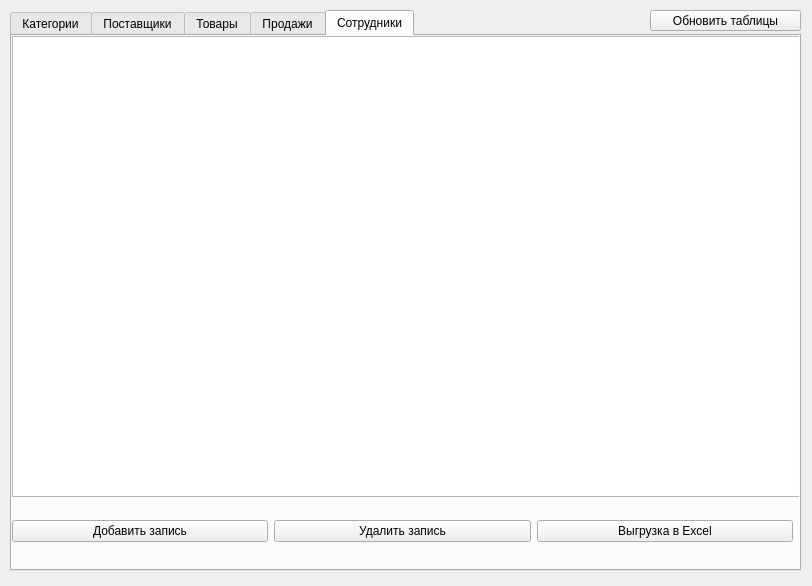
<?xml version="1.0" encoding="UTF-8"?>
<ui version="4.0">
 <class>MainWindow</class>
 <widget class="QMainWindow" name="MainWindow">
  <property name="geometry">
   <rect>
    <x>0</x>
    <y>0</y>
    <width>812</width>
    <height>586</height>
   </rect>
  </property>
  <property name="minimumSize">
   <size>
    <width>812</width>
    <height>586</height>
   </size>
  </property>
  <property name="maximumSize">
   <size>
    <width>812</width>
    <height>586</height>
   </size>
  </property>
  <property name="windowTitle">
   <string>MainWindow</string>
  </property>
  <widget class="QWidget" name="centralwidget">
   <widget class="QTabWidget" name="tabWidget">
    <property name="geometry">
     <rect>
      <x>10</x>
      <y>10</y>
      <width>791</width>
      <height>561</height>
     </rect>
    </property>
    <property name="currentIndex">
     <number>4</number>
    </property>
    <widget class="QWidget" name="tab_2">
     <attribute name="title">
      <string>Категории</string>
     </attribute>
     <widget class="QTableView" name="tableView_2">
      <property name="geometry">
       <rect>
        <x>0</x>
        <y>0</y>
        <width>791</width>
        <height>461</height>
       </rect>
      </property>
     </widget>
     <widget class="QWidget" name="horizontalLayoutWidget">
      <property name="geometry">
       <rect>
        <x>0</x>
        <y>460</y>
        <width>781</width>
        <height>71</height>
       </rect>
      </property>
      <layout class="QHBoxLayout" name="horizontalLayout">
       <item>
        <widget class="QPushButton" name="pushButton_6">
         <property name="text">
          <string>Добавить запись</string>
         </property>
        </widget>
       </item>
       <item>
        <widget class="QPushButton" name="pushButton_5">
         <property name="text">
          <string>Удалить запись</string>
         </property>
        </widget>
       </item>
       <item>
        <widget class="QPushButton" name="pushButton_28">
         <property name="text">
          <string>Выгрузка в Excel</string>
         </property>
        </widget>
       </item>
      </layout>
     </widget>
    </widget>
    <widget class="QWidget" name="tab_5">
     <attribute name="title">
      <string>Поставщики</string>
     </attribute>
     <widget class="QTableView" name="tableView_9">
      <property name="geometry">
       <rect>
        <x>0</x>
        <y>0</y>
        <width>791</width>
        <height>461</height>
       </rect>
      </property>
     </widget>
     <widget class="QWidget" name="horizontalLayoutWidget_2">
      <property name="geometry">
       <rect>
        <x>0</x>
        <y>460</y>
        <width>781</width>
        <height>71</height>
       </rect>
      </property>
      <layout class="QHBoxLayout" name="horizontalLayout_2">
       <item>
        <widget class="QPushButton" name="pushButton_25">
         <property name="text">
          <string>Добавить запись</string>
         </property>
        </widget>
       </item>
       <item>
        <widget class="QPushButton" name="pushButton_26">
         <property name="text">
          <string>Удалить запись</string>
         </property>
        </widget>
       </item>
       <item>
        <widget class="QPushButton" name="pushButton_29">
         <property name="text">
          <string>Выгрузка в Excel</string>
         </property>
        </widget>
       </item>
      </layout>
     </widget>
    </widget>
    <widget class="QWidget" name="tab">
     <attribute name="title">
      <string>Товары</string>
     </attribute>
     <widget class="QTableView" name="tableView">
      <property name="geometry">
       <rect>
        <x>0</x>
        <y>0</y>
        <width>791</width>
        <height>461</height>
       </rect>
      </property>
     </widget>
     <widget class="QWidget" name="horizontalLayoutWidget_3">
      <property name="geometry">
       <rect>
        <x>0</x>
        <y>460</y>
        <width>781</width>
        <height>71</height>
       </rect>
      </property>
      <layout class="QHBoxLayout" name="horizontalLayout_3">
       <item>
        <widget class="QPushButton" name="pushButton_30">
         <property name="text">
          <string>Добавить запись</string>
         </property>
        </widget>
       </item>
       <item>
        <widget class="QPushButton" name="pushButton_31">
         <property name="text">
          <string>Удалить запись</string>
         </property>
        </widget>
       </item>
       <item>
        <widget class="QPushButton" name="pushButton_33">
         <property name="text">
          <string>Выгрузка в Excel</string>
         </property>
        </widget>
       </item>
      </layout>
     </widget>
    </widget>
    <widget class="QWidget" name="tab_3">
     <attribute name="title">
      <string>Продажи</string>
     </attribute>
     <widget class="QTableView" name="tableView_3">
      <property name="geometry">
       <rect>
        <x>0</x>
        <y>0</y>
        <width>791</width>
        <height>461</height>
       </rect>
      </property>
     </widget>
     <widget class="QWidget" name="horizontalLayoutWidget_4">
      <property name="geometry">
       <rect>
        <x>0</x>
        <y>460</y>
        <width>781</width>
        <height>71</height>
       </rect>
      </property>
      <layout class="QHBoxLayout" name="horizontalLayout_4">
       <item>
        <widget class="QPushButton" name="pushButton_7">
         <property name="text">
          <string>Добавить запись</string>
         </property>
        </widget>
       </item>
       <item>
        <widget class="QPushButton" name="pushButton_8">
         <property name="text">
          <string>Удалить запись</string>
         </property>
        </widget>
       </item>
       <item>
        <widget class="QPushButton" name="pushButton_34">
         <property name="text">
          <string>Выгрузка в Excel</string>
         </property>
        </widget>
       </item>
      </layout>
     </widget>
    </widget>
    <widget class="QWidget" name="tab_4">
     <attribute name="title">
      <string>Сотрудники</string>
     </attribute>
     <widget class="QTableView" name="tableView_4">
      <property name="geometry">
       <rect>
        <x>0</x>
        <y>0</y>
        <width>791</width>
        <height>461</height>
       </rect>
      </property>
     </widget>
     <widget class="QWidget" name="horizontalLayoutWidget_5">
      <property name="geometry">
       <rect>
        <x>0</x>
        <y>460</y>
        <width>781</width>
        <height>71</height>
       </rect>
      </property>
      <layout class="QHBoxLayout" name="horizontalLayout_5">
       <item>
        <widget class="QPushButton" name="pushButton_10">
         <property name="text">
          <string>Добавить запись</string>
         </property>
        </widget>
       </item>
       <item>
        <widget class="QPushButton" name="pushButton_11">
         <property name="text">
          <string>Удалить запись</string>
         </property>
        </widget>
       </item>
       <item>
        <widget class="QPushButton" name="pushButton_35">
         <property name="text">
          <string>Выгрузка в Excel</string>
         </property>
        </widget>
       </item>
      </layout>
     </widget>
    </widget>
   </widget>
   <widget class="QPushButton" name="pushButton">
    <property name="geometry">
     <rect>
      <x>650</x>
      <y>10</y>
      <width>151</width>
      <height>21</height>
     </rect>
    </property>
    <property name="text">
     <string>Обновить таблицы</string>
    </property>
   </widget>
  </widget>
 </widget>
 <resources/>
 <connections/>
</ui>
